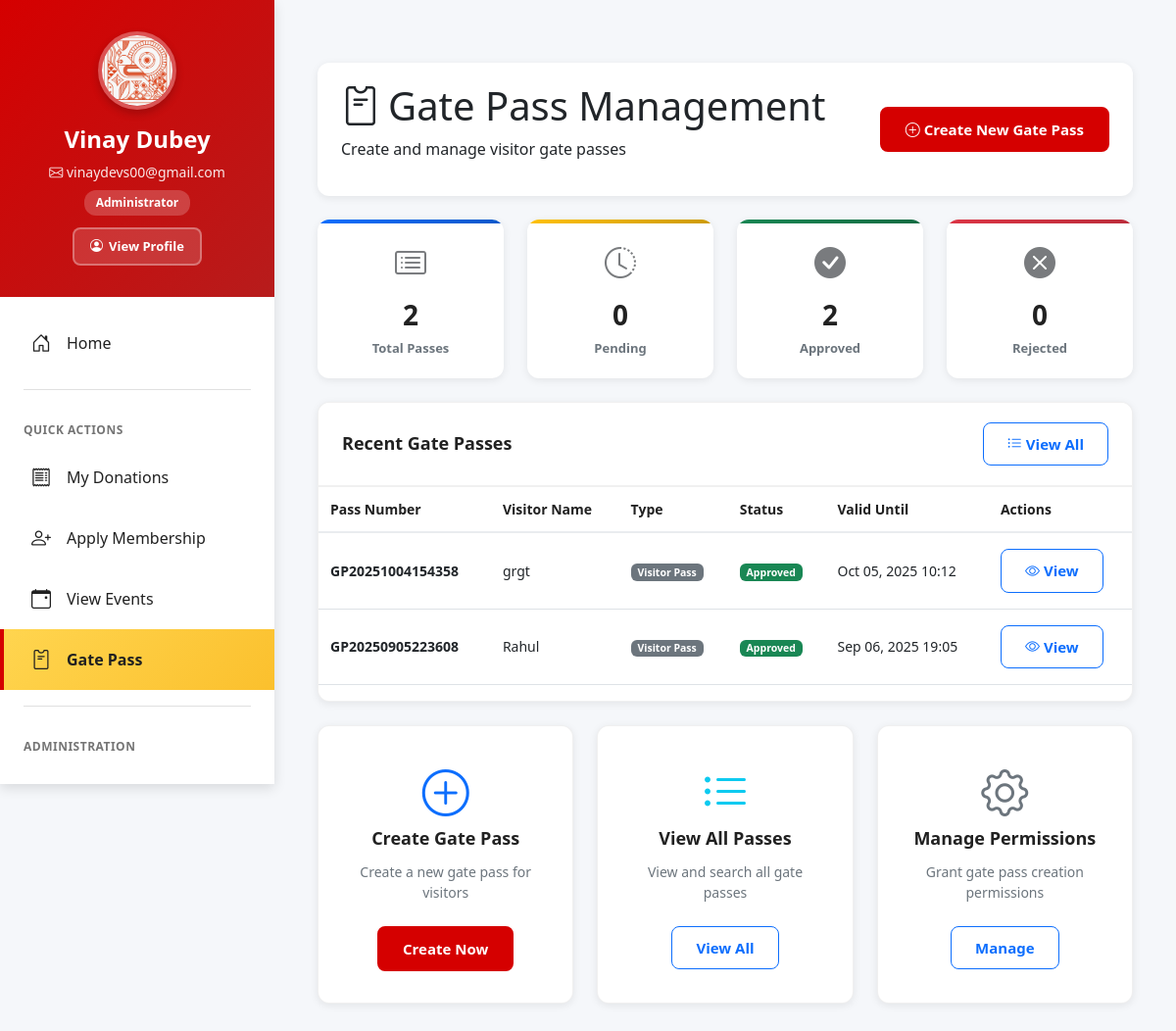
The page /gatepass/ (signed in) on the database its author committed.
### accounts/models.py (models this page shows, shortened)
class User(AbstractUser):
    phone_number = models.CharField(max_length=15, unique=True)
    is_phone_verified = models.BooleanField(default=False)
    user_type = models.CharField(max_length=20, choices=USER_TYPE_CHOICES, default='SUPPORTER')
    constituency = models.CharField(max_length=100, blank=True)
    district = models.CharField(max_length=100, blank=True)
    state = models.CharField(max_length=50, blank=True)
    preferred_language = models.CharField(max_length=5, choices=LANGUAGE_CHOICES, default='hi')
    fishing_license_number = models.CharField(max_length=50, blank=True)
    boat_registration = models.CharField(max_length=50, blank=True)
    family_primary_account = models.ForeignKey('self', null=True, blank=True, on_delete=models.SET_NULL, related_name='family_members')
    created_at = models.DateTimeField(auto_now_add=True)
    objects = UserManager()
    USERNAME_FIELD = 'phone_number'
    REQUIRED_FIELDS = ['first_name', 'last_name']

class UserProfile(models.Model):
    user = models.OneToOneField(User, on_delete=models.CASCADE)
    avatar = models.ImageField(upload_to='avatars/', blank=True, null=True)
    bio = models.TextField(blank=True)
    community_type = models.CharField(max_length=20, choices=COMMUNITY_CHOICES, blank=True)
    occupation = models.CharField(max_length=100, blank=True)
    experience_years = models.IntegerField(default=0)
    date_of_birth = models.DateField(null=True, blank=True)
    address = models.TextField(blank=True)
    pincode = models.CharField(max_length=6, blank=True)

### gatepass/models.py (models this page shows, shortened)
class GatePass(models.Model):
    pass_number = models.CharField(max_length=20, unique=True, blank=True)
    visitor_name = models.CharField(max_length=100)
    visitor_phone = models.CharField(max_length=15)
    visitor_email = models.EmailField(blank=True)
    visitor_id_proof = models.CharField(max_length=50, help_text="ID proof number")
    company_organization = models.CharField(max_length=200, blank=True, help_text="Company/Organization name")
    pass_type = models.CharField(max_length=20, choices=GATE_PASS_TYPE_CHOICES, default='VISITOR')
    purpose = models.TextField(help_text="Purpose of visit")
    valid_from = models.DateTimeField()
    valid_until = models.DateTimeField()
    authorized_areas = models.TextField(blank=True, help_text="Areas visitor is authorized to access")
    escort_required = models.BooleanField(default=False)
    escort_name = models.CharField(max_length=100, blank=True)
    escort_phone = models.CharField(max_length=15, blank=True)
    status = models.CharField(max_length=20, choices=GATE_PASS_STATUS_CHOICES, default='PENDING')
    created_by = models.ForeignKey(User, on_delete=models.CASCADE, related_name='created_gatepasses')
    approved_by = models.ForeignKey(User, on_delete=models.SET_NULL, null=True, blank=True, related_name='approved_gatepasses')
    created_at = models.DateTimeField(auto_now_add=True)
    updated_at = models.DateTimeField(auto_now=True)
    approved_at = models.DateTimeField(null=True, blank=True)
    notes = models.TextField(blank=True, help_text="Additional notes")
    class Meta:
        verbose_name = _("Gate Pass")
        verbose_name_plural = _("Gate Passes")
        ordering = ['-created_at']

### gatepass/views.py (the view)
# urls.py: path('', views.asset_dashboard, name='dashboard'),
@login_required
def dashboard(request):
    user_can_create = can_create_gatepass(request.user)
    user_can_view_all = can_view_all_gatepasses(request.user)
    if user_can_view_all:
        gatepasses = GatePass.objects.all()
    else:
        gatepasses = GatePass.objects.filter(created_by=request.user)
    stats = {
        'total': gatepasses.count(),
        'pending': gatepasses.filter(status='PENDING').count(),
        'approved': gatepasses.filter(status='APPROVED').count(),
        'rejected': gatepasses.filter(status='REJECTED').count(),
    }
    recent_gatepasses = gatepasses.order_by('-created_at')[:5]
    context = {
        'stats': stats,
        'recent_gatepasses': recent_gatepasses,
        'user_can_create': user_can_create,
        'user_can_view_all': user_can_view_all,
    }
    return render(request, 'gatepass/dashboard.html', context)

### templates/gatepass/dashboard.html (shortened to what this page needs)
{% extends 'dashboard_base.html' %}
{% block content %}
<div class="container" style="padding-top: 2rem;">
    <div class="page-header">
        <div>
            <h1 class="page-title">
                <i class="bi bi-pass me-2"></i>Gate Pass Management
            </h1>
            <p class="page-subtitle">Create and manage visitor gate passes</p>
        </div>
        <div>
            {% if user_can_create %}
            <button type="button" class="btn btn-primary" data-bs-toggle="modal" data-bs-target="#createGatePassModal">
                <i class="bi bi-plus-circle me-1"></i>Create New Gate Pass
            </button>
            {% endif %}
        </div>
    </div>
    <div class="row g-4 mb-4">
        <div class="col-md-3">
            <div class="stats-card primary">
                <i class="bi bi-card-list"></i>
                <div class="stats-value">{{ stats.total }}</div>
                <p class="stats-label">Total Passes</p>
            </div>
        </div>
        <div class="col-md-3">
            <div class="stats-card warning">
                <i class="bi bi-clock-history"></i>
                <div class="stats-value">{{ stats.pending }}</div>
                <p class="stats-label">Pending</p>
            </div>
        </div>
        <div class="col-md-3">
            <div class="stats-card success">
                <i class="bi bi-check-circle-fill"></i>
                <div class="stats-value">{{ stats.approved }}</div>
                <p class="stats-label">Approved</p>
            </div>
        </div>
        <div class="col-md-3">
            <div class="stats-card danger">
                <i class="bi bi-x-circle-fill"></i>
                <div class="stats-value">{{ stats.rejected }}</div>
                <p class="stats-label">Rejected</p>
            </div>
        </div>
    </div>
    <div class="table-card mb-4">
        <div class="card-header d-flex justify-content-between align-items-center">
            <h5>Recent Gate Passes</h5>
            <a href="{% url 'gatepass:list' %}" class="btn btn-sm btn-outline-primary">
                <i class="bi bi-list-ul me-1"></i>View All
            </a>
        </div>
        <div class="card-body">
                    {% if recent_gatepasses %}
                        <div class="table-responsive">
                            <table class="table table-hover">
                                <thead>
                                    <tr>
                                        <th>Pass Number</th>
                                        <th>Visitor Name</th>
                                        <th>Type</th>
                                        <th>Status</th>
                                        <th>Valid Until</th>
                                        <th>Actions</th>
                                    </tr>
                                </thead>
                                <tbody>
                                    {% for gatepass in recent_gatepasses %}
                                    <tr>
                                        <td data-label="Pass Number">
                                            <strong>{{ gatepass.pass_number }}</strong>
                                        </td>
                                        <td data-label="Visitor Name">{{ gatepass.visitor_name }}</td>
                                        <td data-label="Type">
                                            <span class="badge bg-secondary">
                                                {{ gatepass.get_pass_type_display }}
                                            </span>
                                        </td>
                                        <td data-label="Status">
                                            {% if gatepass.status == 'APPROVED' %}
                                                <span class="badge bg-success">
                                            {% elif gatepass.status == 'PENDING' %}
                                                <span class="badge bg-warning">
                                            {% elif gatepass.status == 'REJECTED' %}
                                                <span class="badge bg-danger">
                                            {% else %}
                                                <span class="badge bg-secondary">
                                            {% endif %}
                                                {{ gatepass.get_status_display }}
                                            </span>
                                        </td>
                                        <td data-label="Valid Until">{{ gatepass.valid_until|date:"M d, Y H:i" }}</td>
                                        <td data-label="Actions">
                                            <a href="{% url 'gatepass:detail' gatepass.pk %}"
                                               class="btn btn-sm btn-outline-primary">
                                                <i class="bi bi-eye me-1"></i>View
                                            </a>
                                        </td>
                                    </tr>
                                    {% endfor %}
                                </tbody>
                            </table>
                        </div>
            {% endif %}
        </div>
    </div>
    <div class="row g-4">
        {% if user_can_create %}
        <div class="col-md-4">
            <div class="action-card">
                <i class="bi bi-plus-circle text-primary"></i>
                <h5>Create Gate Pass</h5>
                <p>Create a new gate pass for visitors</p>
                <button type="button" class="btn btn-primary" data-bs-toggle="modal" data-bs-target="#createGatePassModal">
                    Create Now
                </button>
            </div>
        </div>
        {% endif %}
        <div class="col-md-4">
            <div class="action-card">
                <i class="bi bi-list-ul text-info"></i>
                <h5>View All Passes</h5>
                <p>View and search all gate passes</p>
                <a href="{% url 'gatepass:list' %}" class="btn btn-outline-primary">
                    View All
                </a>
            </div>
        </div>
        {% if user.user_type == 'ADMINISTRATOR' %}
        <div class="col-md-4">
            <div class="action-card">
                <i class="bi bi-gear text-secondary"></i>
                <h5>Manage Permissions</h5>
                <p>Grant gate pass creation permissions</p>
                <a href="{% url 'gatepass:manage_permissions' %}" class="btn btn-outline-primary">
                    Manage
                </a>
            </div>
        </div>
        {% endif %}
    </div>
</div>
{% endblock %}

### templates/dashboard_base.html (shortened to what this page needs)
{% load i18n %}
<!DOCTYPE html>
<html lang="{{ LANGUAGE_CODE|default:'hi' }}">
<head>
    <link href="https://cdn.jsdelivr.net/npm/bootstrap@5.3.0/dist/css/bootstrap.min.css" rel="stylesheet">
    <link rel="stylesheet" href="https://cdn.jsdelivr.net/npm/bootstrap-icons@1.11.0/font/bootstrap-icons.css">
</head>
<body>
    <div class="dashboard-wrapper">
        <aside class="dashboard-sidebar" id="dashboardSidebar">
            <div class="sidebar-header">
                {% if user.is_authenticated %}
                    {% if user.userprofile and user.userprofile.avatar %}
                        <img src="{{ user.userprofile.avatar.url }}" alt="{{ user.get_full_name }}" class="sidebar-profile-pic">
                    {% else %}
                        <div class="sidebar-profile-placeholder">
                            <i class="bi bi-person-fill"></i>
                        </div>
                    {% endif %}
                    <h4>{{ user.get_full_name|default:user.phone_number }}</h4>
                    <p><i class="bi bi-envelope"></i> {{ user.email|default:user.phone_number }}</p>
                    <span class="user-role">{{ user.get_user_type_display }}</span>
                    <a href="{% url 'complete_profile' %}" class="view-profile-btn">
                        <i class="bi bi-person-circle"></i>{% trans "View Profile" %}
                    </a>
                {% endif %}
            </div>
            <ul class="sidebar-nav">
                <li class="sidebar-nav-item">
                    <a href="{% url 'dashboard' %}" class="sidebar-nav-link">
                        <i class="bi bi-house-door"></i>
                        <span>{% trans "Home" %}</span>
                    </a>
                </li>
                {% if user.is_authenticated %}
                    <div class="sidebar-divider"></div>
                    <div class="sidebar-section-title">{% trans "Quick Actions" %}</div>
                    <li class="sidebar-nav-item">
                        <a href="{% url 'donations:my_donations' %}" class="sidebar-nav-link">
                            <i class="bi bi-receipt"></i>
                            <span>{% trans "My Donations" %}</span>
                        </a>
                    </li>
                    <li class="sidebar-nav-item">
                        <a href="{% url 'membership:apply_with_payment' %}" class="sidebar-nav-link">
                            <i class="bi bi-person-plus"></i>
                            <span>{% trans "Apply Membership" %}</span>
                        </a>
                    </li>
                    <li class="sidebar-nav-item">
                        <a href="{% url 'campaigns:events_list' %}" class="sidebar-nav-link">
                            <i class="bi bi-calendar-event"></i>
                            <span>{% trans "View Events" %}</span>
                        </a>
                    </li>
                    <li class="sidebar-nav-item">
                        <a href="{% url 'gatepass:dashboard' %}" class="sidebar-nav-link">
                            <i class="bi bi-pass"></i>
                            <span>{% trans "Gate Pass" %}</span>
                        </a>
                    </li>
                    {% load permission_tags %}
                    {% if user.user_type == 'ADMINISTRATOR' or user|has_any_permission %}
                        <div class="sidebar-divider"></div>
                        <div class="sidebar-section-title">{% trans "Administration" %}</div>
                        {% if user.user_type == 'ADMINISTRATOR' or user|has_feature_permission:'USER_MANAGEMENT' %}
                        <li class="sidebar-nav-item">
                            <a href="{% url 'admin_user_list' %}" class="sidebar-nav-link">
                                <i class="bi bi-people"></i>
                                <span>{% trans "Manage Users" %}</span>
                            </a>
                        </li>
                        {% endif %}
                    {% endif %}
                {% endif %}
            </ul>
        </aside>
        <main class="dashboard-main">
            {% block content %}{% endblock %}
        </main>
    </div>
</body>
</html>

### rows shown on the page
User: userprofile.avatar (picture), get_full_name "Vinay Dubey", email "vinaydevs00@gmail.com", user_type "Administrator"
GatePass: pass_number "GP20251004154358", visitor_name "grgt", pass_type "Visitor Pass", status "Approved", valid_until "Oct 05, 2025 10:12"
GatePass: pass_number "GP20250905223608", visitor_name "Rahul", pass_type "Visitor Pass", status "Approved", valid_until "Sep 06, 2025 19:05"

### other values the page prints
{{ stats.total }} "2"
{{ stats.pending }} "0"
{{ stats.approved }} "2"
{{ stats.rejected }} "0"
